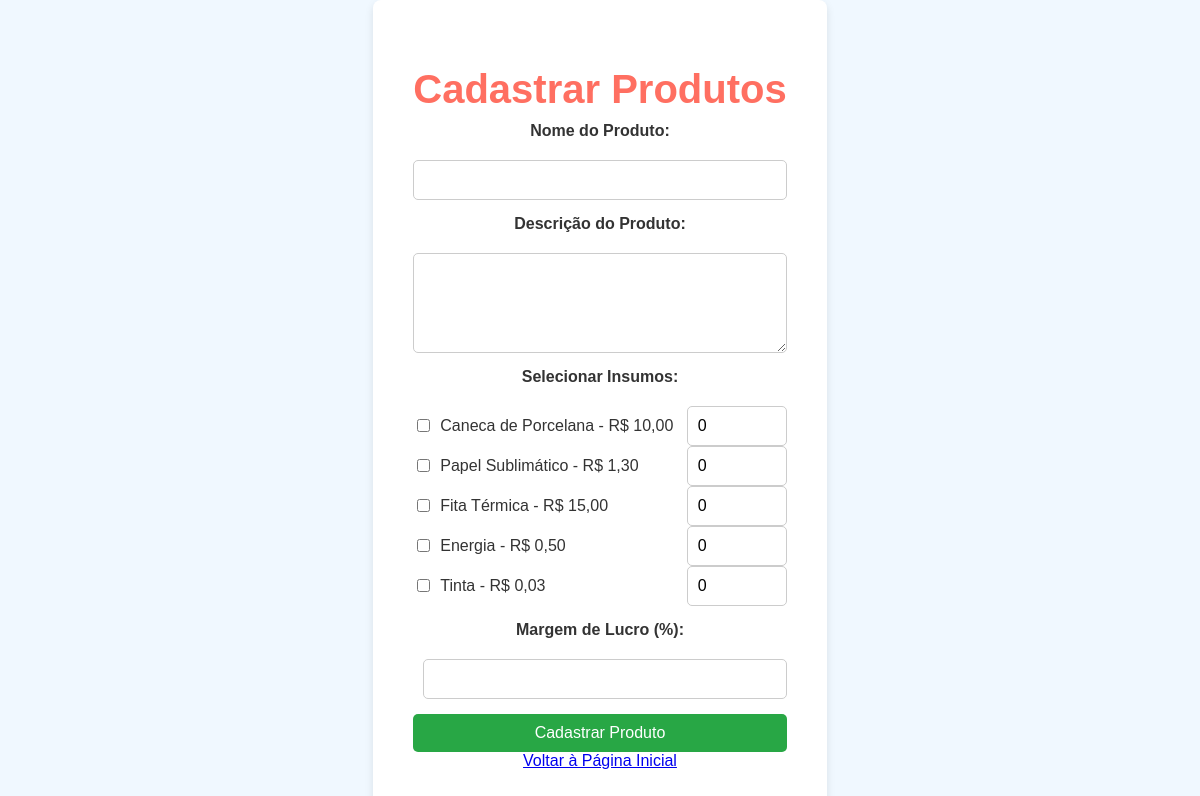
/cadastro_produtos.php, run on the app's committed database.
### tables this page shows
CREATE TABLE insumos (
        id INTEGER PRIMARY KEY AUTOINCREMENT,
        nome TEXT NOT NULL,
        quantidade FLOAT NOT NULL,
        preco FLOAT NOT NULL
    );

### cadastro_produtos.php (the view, shortened to what this page needs)
<?php
require 'database.php';
$sql = "SELECT * FROM insumos";
$stmt = $db->query($sql);
$insumos = $stmt->fetchAll(PDO::FETCH_ASSOC);
?>
<!DOCTYPE html>
<html lang="pt-BR">
<head>
    <link rel="stylesheet" href="style.css">
</head>
<body>
    <div class="container">
        <h1>Cadastrar Produtos</h1>
        <form method="POST" action="">
            <label for="nome">Nome do Produto:</label>
            <input type="text" id="nome" name="nome" required>
            <label for="descricao">Descrição do Produto:</label>
            <textarea id="descricao" name="descricao" required></textarea>
            <label for="insumos">Selecionar Insumos:</label>
            <div id="insumos">
                <?php foreach ($insumos as $insumo): ?>
                    <div class="insumo-group">
                        <input type="checkbox" id="insumo_<?php echo $insumo['id']; ?>" name="insumos[]" value="<?php echo $insumo['id']; ?>">
                        <label class="insumo-label" for="insumo_<?php echo $insumo['id']; ?>">
                            <?php echo htmlspecialchars($insumo['nome'] . " - R$ " . number_format($insumo['preco'], 2, ',', '.')); ?>
                        </label>
                        <input type="number" step="any" name="quantidade[]" placeholder="Quantidade" min="0" value="0" required>
                    </div>
                <?php endforeach; ?>
            </div>
            <label for="margem_lucro">Margem de Lucro (%):</label>
            <input type="number" step="any" id="margem_lucro" name="margem_lucro" required>
            <button type="submit">Cadastrar Produto</button>
        </form>
        <a href="index.php" class="button voltar">Voltar à Página Inicial</a>
    </div>
</body>
</html>

### style.css (style rules this page uses)
body { font-family: Arial, sans-serif; background-color: #f0f8ff; color: #333; margin: 0; padding: 0; display: flex; flex-direction: column; justify-content: center; align-items: center; min-height: 100vh; }
.container { text-align: center; background-color: #fff; padding: 40px; border-radius: 8px; box-shadow: 0px 4px 8px rgba(0, 0, 0, 0.1); max-width: 600px; margin-bottom: 40px; }
h1 { font-size: 2.5em; color: #ff6f61; margin-bottom: 10px; }
label { font-weight: bold; margin-bottom: 5px; }
input[type="text"], input[type="number"] { padding: 10px; border: 1px solid #ccc; border-radius: 5px; font-size: 16px; width: 100%; box-sizing: border-box; }

### cadastro_produtos.php (style rules this page uses)
.container form { display: flex; flex-direction: column; gap: 15px; }
input[type="text"], input[type="number"], textarea { padding: 10px; border: 1px solid #ccc; border-radius: 5px; font-size: 16px; width: 100%; box-sizing: border-box; }
textarea { height: 100px; }
button { padding: 10px; background-color: #28a745; color: white; border: none; border-radius: 5px; font-size: 16px; cursor: pointer; }
.insumo-group { display: flex; align-items: center; }
.insumo-group input[type="checkbox"] { margin-right: 10px; }
.insumo-label { flex-grow: 1; margin: 0; text-align: left; font-weight: normal; }
input[type="number"] { width: 100px; margin-left: 10px; }
#margem_lucro { text-align: center; width: auto; }

### data on the page
insumos: nome+preco "Caneca de Porcelana - R$ 10,00"
insumos: nome+preco "Papel Sublimático - R$ 1,30"
insumos: nome+preco "Fita Térmica - R$ 15,00"
insumos: nome+preco "Energia - R$ 0,50"
insumos: nome+preco "Tinta - R$ 0,03"
